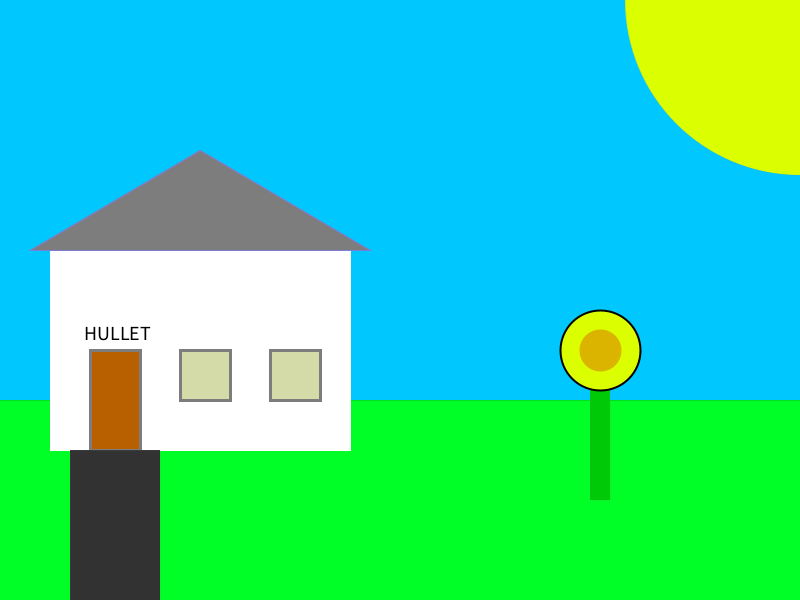
Frame 1 (no input)
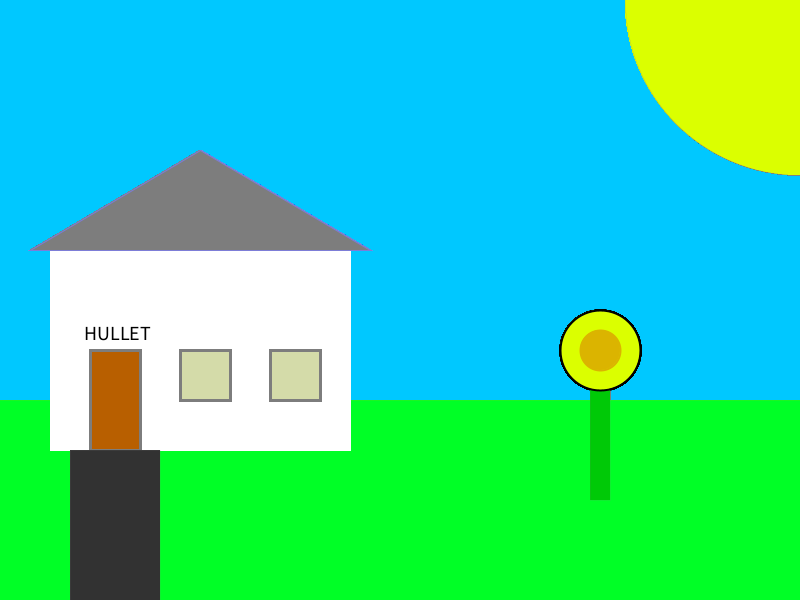
Frame 60 (the mouse pressed at the canvas centre just before this capture)
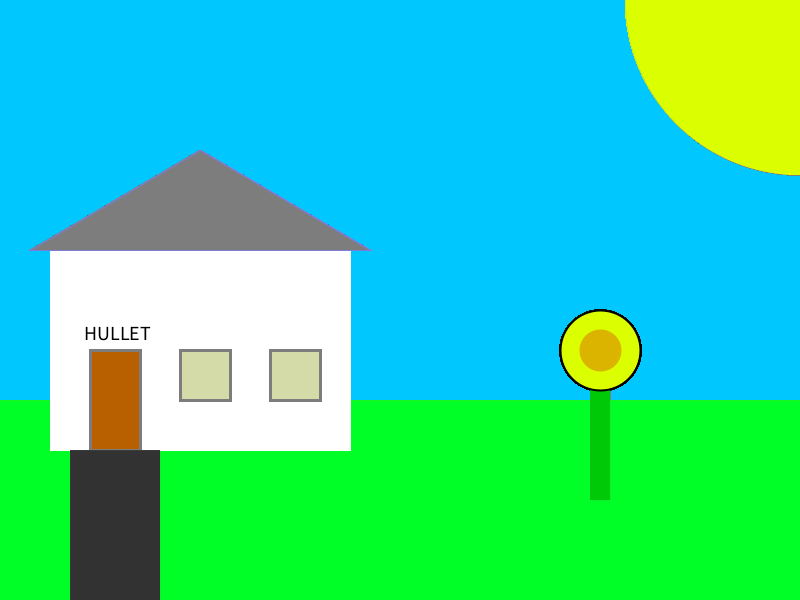
Frame 120 (the mouse held since frame 60 and released just before this capture)

The Processing sketch that drew these frames (run headless with seeded random() and noise(); from frame 60 on, the mouse is pressed at the canvas centre):

// Processing sketch: Huset_med_haven
// ── Huset_med_haven.pde
void setup(){
  size(800, 600);
  background(0,200,255);
}

void draw(){

  //græs
  strokeWeight(0);
  fill(0, 255, 38);
  square(-1,400,801);
  
  //hus
  strokeWeight(1);
  stroke(255,255,255);
  fill(255,255,255);
  rect(50,250,300,200);
  //tag
  fill(125,125,125);
  stroke(125, 125, 215);
  triangle(30,250,200,150,370,250);
  
  //dør
  strokeWeight(3);
  stroke(125,125,125);
  fill(184, 95, 0);
  rect(90,350,50,100);
  
  //vindue
  strokeWeight(3);
  stroke(125,125,125);
  fill(212, 219, 169);
  square(270,350,50);
  
  strokeWeight(3);
  stroke(125,125,125);
  fill(212, 219, 169);
  square(180,350,50);
  
  //text
  textSize(20);
  fill(0,0,0);
  text("HULLET", 84, 340); 
  
  //sand
  strokeWeight(0);
  fill(50,50,50);
  rect(70,450,90,200);
  
  // sol
  strokeWeight(0);
  fill(219, 255, 0);
  circle(800,0,350);
  
  // blomst
  
  fill(0, 201, 7);
  rect(590,350,20,150);
  
  strokeWeight(2);
  stroke(0,0,0);
  fill(219, 255, 0);
  circle(600,350,80);
  
  strokeWeight(2);
  stroke(219, 180, 0);
  fill(219, 180, 0);
  circle(600,350,40);
 
  
}
